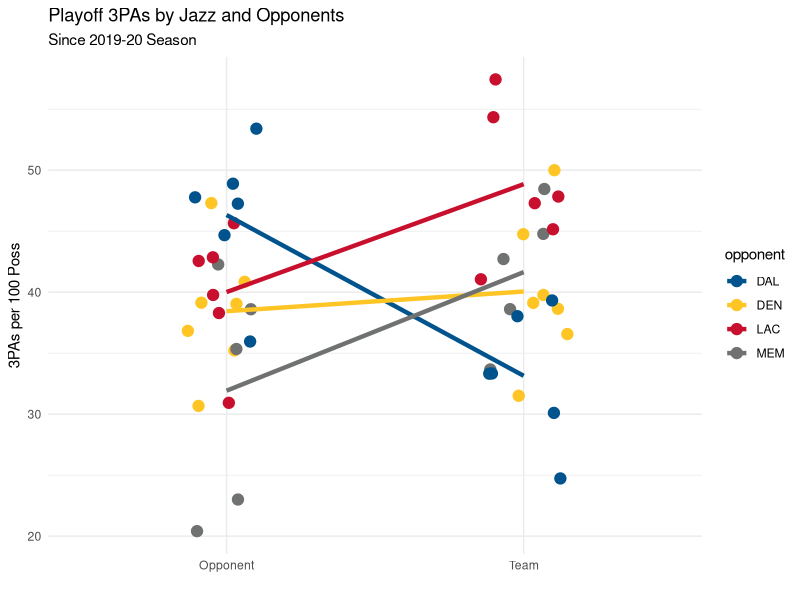

Generate this figure with R:
####################################
# Tree Map                         #
# Using {ggplot2} and {treemapify} #
# Adam Bushman                     #
####################################


library('ggplot2')
library('dplyr')

data = data.frame(
  opponent = rep(c(rep("DEN", 7), rep("MEM", 5), rep("LAC", 6), rep("DAL", 6)), 2), 
  type = c(rep("Opponent",24), rep("Team", 24)), 
  fga3 = c(
    ofga3 = c(39.05, 30.68, 40.86, 47.31, 36.84, 39.13, 35.23, 20.41, 23, 42.27, 35.35, 38.61, 45.65, 30.93, 38.3, 39.78, 42.55, 42.86, 35.96, 53.41, 44.68, 48.89, 47.25, 47.78), 
    tfga3 = c(44.76, 50, 39.78, 31.52, 36.56, 39.13, 38.64, 48.45, 38.61, 44.79, 33.66, 42.72, 54.35, 41.05, 47.31, 45.16, 57.45, 47.83, 24.72, 33.33, 30.11, 39.33, 33.33, 38.04)
  )
)



p = c("#00538C", "#FEC524", "#C8102E", "#707271")

ggplot(data = data, aes(type, fga3)) +
  geom_jitter(size = 3.5, width = 0.15) +
  stat_summary(fun = mean, geom = "line", aes(group = opponent), size = 1.5) +
  scale_color_manual(values = p) +
  aes(color = opponent) +
  ggtitle("Playoff 3PAs by Jazz and Opponents", "Since 2019-20 Season") +
  ylab("3PAs per 100 Poss") +
  xlab("") +
  theme_minimal()
